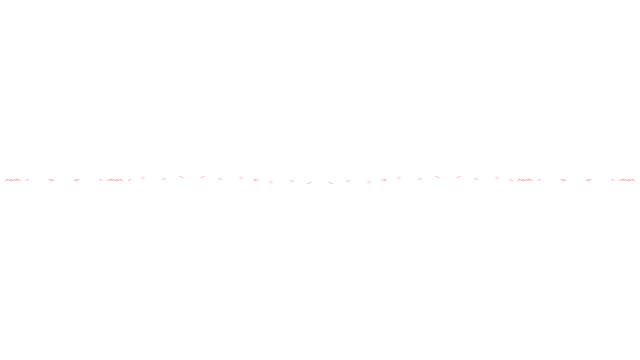
Frame 1 (no input)
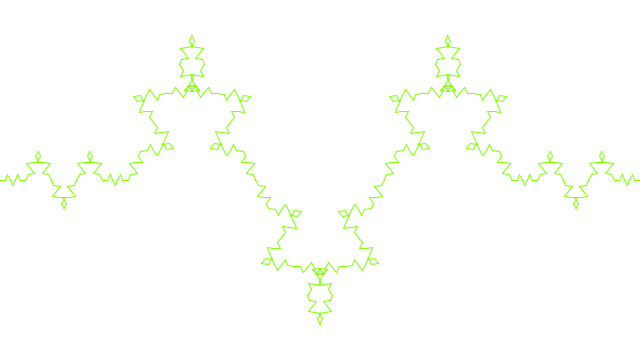
Frame 60 (the mouse pressed at the canvas centre just before this capture)
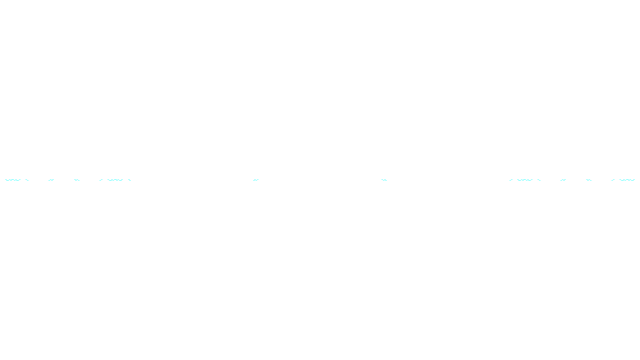
Frame 120 (the mouse held since frame 60 and released just before this capture)

The Processing sketch that drew these frames (run headless with seeded random() and noise(); from frame 60 on, the mouse is pressed at the canvas centre):

// Processing sketch: Fractal
// ── Fractal.pde
void setup() {
  size(640, 360);
  colorMode(HSB);
}

void draw() {
  background(255);
  stroke(frameCount/240.0%1*255, 255, 255);

  translate(width/2, height/2);
  scale(1, sin(frameCount/240.0*TWO_PI));

  fractal(width, height*0.8, 3);
}

void fractal(float w, float h, int level) {
  if (level > 0) {
    pushMatrix();
    translate(-w*2/5.0, 0);

    fractal(w/5.0, h/5.0, level-1);
    popMatrix();

    pushMatrix();
    translate(-w/4.0, -h/4.0);
    rotate(PI*1.5-atan2(w/10.0, -h/2.0));

    fractal(dist(-w*3/10.0, 0, -w/5.0, -h/2.0), h/5.0, level-1);
    popMatrix();

    pushMatrix();
    translate(-w*3/20.0, -h/4.0);
    rotate(-PI*1.5-atan2(-w/10.0, -h/2.0));

    fractal(dist(-w/5.0, -h/2.0, -w/10.0, 0), h/5.0, level-1);
    popMatrix();

    pushMatrix();
    translate(-w/20.0, h/4.0);
    rotate(-PI*1.5-atan2(w/10.0, h/2.0));

    fractal(dist(-w/10.0, 0, 0, h/2.0), h/5.0, level-1);
    popMatrix();

    pushMatrix();
    translate(w/20.0, h/4.0);
    rotate(PI*1.5-atan2(-w/10.0, h/2.0));

    fractal(dist(w/10.0, 0, 0, h/2.0), h/5.0, level-1);
    popMatrix();

    pushMatrix();
    translate(w*3/20.0, -h/4.0);
    rotate(PI*1.5-atan2(w/10.0, -h/2.0));

    fractal(dist(w/5.0, -h/2.0, w/10.0, 0), h/5.0, level-1);
    popMatrix();

    pushMatrix();
    translate(w/4.0, -h/4.0);
    rotate(PI*1.5-atan2(w/10.0, h/2.0));

    fractal(dist(w*3/10.0, 0, w/5.0, h/2.0), h/5.0, level-1);
    popMatrix();

    pushMatrix();
    translate(w*2/5.0, 0);

    fractal(w/5.0, h/5.0, level-1);
    popMatrix();
  } else {
    line(-w/2.0, 0, w/2.0, 0);
  }
}
